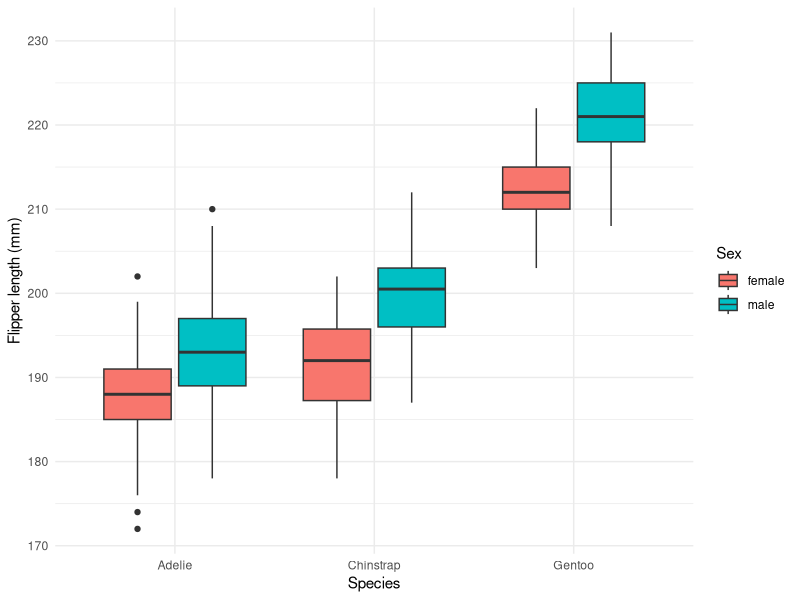

Write R code to recreate this figure.
## ---- chunk 1
#| message: false
#| warning: false

library(palmerpenguins)
library(dplyr)
library(ggplot2)
library(tidyverse)
## ---- chunk 2
penguins_cleaned <- penguins |>
    drop_na(species, sex, bill_length_mm, flipper_length_mm) |>
    group_by(species, sex)
     
## ---- chunk 3
#| message: false
#| warning: false
penguins_summarised <- penguins_cleaned   |>
    summarise(mean_flipper_len = mean(flipper_length_mm),
             mean_bill_len = mean(bill_length_mm))

## ---- chunk 4
#| label: fig-flipper-species-sex
#| fig-cap: "Flipper length by penguin species and sex."

ggplot(
  penguins_cleaned,
  aes(x = species, y = flipper_length_mm, fill = sex)
) +
  geom_boxplot() +
  labs(
    x = "Species",
    y = "Flipper length (mm)",
    fill = "Sex"
  ) +
  theme_minimal()
